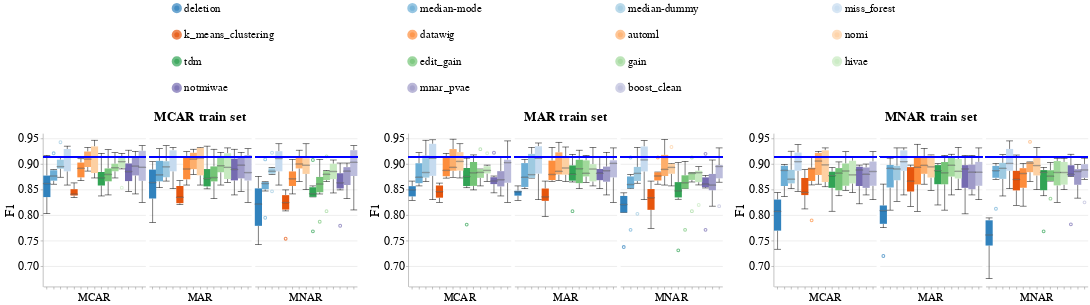

Notebook code cell kept with this figure:
### Code cell
create_box_plots_for_diff_imputers_v2(dataset_name=DATASET_NAME,
                                      model_name='rf_clf',
                                      metric_name='f1',
                                      db_client=db_client)

### Figure 1 — Vega-Lite specification as saved in the notebook (floating-point values rounded to 4 significant figures; data arrays with more than 128 entries replaced by an {"elided": "..."} marker saying what was removed)
{"config": {"view": {"continuousWidth": 400, "continuousHeight": 300, "stroke": null}, "axis": {"labelFontSize": 24, "labelFontWeight": "normal", "titleFontSize": 26, "titleFontWeight": "normal"}, "facet": {"spacing": 5}, "header": {"labelFontSize": 22, "labelOrient": "bottom", "labelPadding": 5, "titleFontSize": 26}, "legend": {"columns": 4, "direction": "horizontal", "labelFontSize": 22, "labelLimit": 400, "orient": "top", "symbolOffset": 250, "symbolStrokeWidth": 10, "titleAnchor": "middle", "titleFontSize": 24, "titleLimit": 300}, "title": {"fontSize": 26}}, "hconcat": [{"data": {"name": "data-8ea6f4664f38f88e6358aafbc1766645"}, "facet": {"column": {"field": "Test_Injection_Strategy", "sort": ["MCAR", "MAR", "MNAR"], "title": "MCAR train set", "type": "nominal"}}, "spec": {"layer": [{"mark": {"type": "boxplot", "median": {"stroke": "black", "strokeWidth": 0.7}, "ticks": true}, "encoding": {"color": {"field": "Null_Imputer_Name", "scale": {"scheme": "category20c"}, "sort": ["deletion", "median-mode", "median-dummy", "miss_forest", "k_means_clustering", "datawig", "automl", "nomi", "tdm", "edit_gain", "gain", "hivae", "notmiwae", "mnar_pvae"], "title": null, "type": "nominal"}, "x": {"axis": {"labels": false}, "field": "Null_Imputer_Name", "sort": ["deletion", "median-mode", "median-dummy", "miss_forest", "k_means_clustering", "datawig", "automl", "nomi", "tdm", "edit_gain", "gain", "hivae", "notmiwae", "mnar_pvae"], "title": null, "type": "nominal"}, "y": {"field": "Metric_Value", "scale": {"zero": false}, "title": "F1", "type": "quantitative"}}}, {"mark": "rule", "encoding": {"color": {"value": "blue"}, "size": {"value": 2}, "y": {"field": "Baseline_Median", "type": "quantitative"}}}], "width": 200}}, {"data": {"name": "data-a9bd95e663c59095f13a6378199052e9"}, "facet": {"column": {"field": "Test_Injection_Strategy", "sort": ["MCAR", "MAR", "MNAR"], "title": "MAR train set", "type": "nominal"}}, "spec": {"layer": [{"mark": {"type": "boxplot", "median": {"stroke": "black", "strokeWidth": 0.7}, "ticks": true}, "encoding": {"color": {"field": "Null_Imputer_Name", "scale": {"scheme": "category20c"}, "sort": ["deletion", "median-mode", "median-dummy", "miss_forest", "k_means_clustering", "datawig", "automl", "nomi", "tdm", "edit_gain", "gain", "hivae", "notmiwae", "mnar_pvae"], "title": null, "type": "nominal"}, "x": {"axis": {"labels": false}, "field": "Null_Imputer_Name", "sort": ["deletion", "median-mode", "median-dummy", "miss_forest", "k_means_clustering", "datawig", "automl", "nomi", "tdm", "edit_gain", "gain", "hivae", "notmiwae", "mnar_pvae"], "title": null, "type": "nominal"}, "y": {"field": "Metric_Value", "scale": {"zero": false}, "title": "F1", "type": "quantitative"}}}, {"mark": "rule", "encoding": {"color": {"value": "blue"}, "size": {"value": 2}, "y": {"field": "Baseline_Median", "type": "quantitative"}}}], "width": 200}}, {"data": {"name": "data-543cf818213bad5f131882992bfc9557"}, "facet": {"column": {"field": "Test_Injection_Strategy", "sort": ["MCAR", "MAR", "MNAR"], "title": "MNAR train set", "type": "nominal"}}, "spec": {"layer": [{"mark": {"type": "boxplot", "median": {"stroke": "black", "strokeWidth": 0.7}, "ticks": true}, "encoding": {"color": {"field": "Null_Imputer_Name", "scale": {"scheme": "category20c"}, "sort": ["deletion", "median-mode", "median-dummy", "miss_forest", "k_means_clustering", "datawig", "automl", "nomi", "tdm", "edit_gain", "gain", "hivae", "notmiwae", "mnar_pvae"], "title": null, "type": "nominal"}, "x": {"axis": {"labels": false}, "field": "Null_Imputer_Name", "sort": ["deletion", "median-mode", "median-dummy", "miss_forest", "k_means_clustering", "datawig", "automl", "nomi", "tdm", "edit_gain", "gain", "hivae", "notmiwae", "mnar_pvae"], "title": null, "type": "nominal"}, "y": {"field": "Metric_Value", "scale": {"zero": false}, "title": "F1", "type": "quantitative"}}}, {"mark": "rule", "encoding": {"color": {"value": "blue"}, "size": {"value": 2}, "y": {"field": "Baseline_Median", "type": "quantitative"}}}], "width": 200}}], "resolve": {"scale": {"color": "shared", "y": "shared"}}, "$schema": "https://vega.github.io/schema/vega-lite/v4.17.0.json", "datasets": {"data-8ea6f4664f38f88e6358aafbc1766645": {"elided": "270 records"}, "data-a9bd95e663c59095f13a6378199052e9": {"elided": "270 records"}, "data-543cf818213bad5f131882992bfc9557": {"elided": "270 records"}}}
